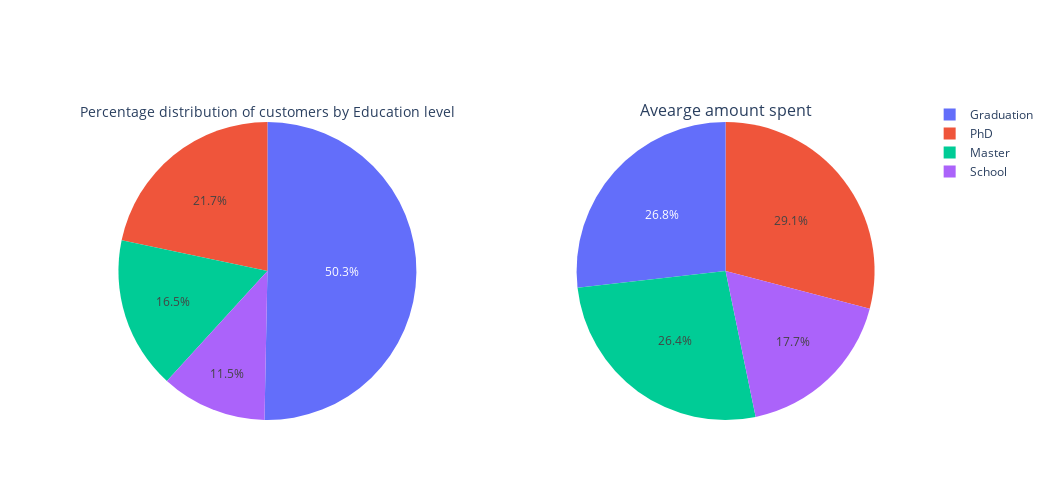

Write notebook code for a chart like this one.
### Code cell
# Create subplots
fig = make_subplots(rows=1, cols=2, specs=[[{'type': 'domain'}, {'type': 'domain'}]])

# Pie chart for total number of customers
fig.add_trace(go.Pie(labels=amount_spent_of_education.index, values=amount_spent_of_education['size'], name="Total Customers",
                     title = 'Percentage distribution of customers by Education level', titlefont=dict(size=16)), row=1, col=1)

# Pie chart for average amount spent of customers
fig.add_trace(go.Pie(labels=amount_spent_of_education.index, values=amount_spent_of_education['mean'], name="Average Spend",
                     title = 'Avearge amount spent', titlefont=dict(size=16)), row=1, col=2)

fig.update_layout(width = 1050, height = 500)
fig.show()

### Figure 1 — Plotly figure (JSON) as saved in the notebook; plotly's stock layout.template omitted (floating-point values rounded to 4 significant figures)
{"data": [{"domain": {"x": [0, 0.45], "y": [0, 1]}, "labels": ["Graduation", "Master", "PhD", "School"], "name": "Total Customers", "title": {"font": {"size": 16}, "text": "Percentage distribution of customers by Education level"}, "type": "pie", "values": [1127, 370, 486, 257]}, {"domain": {"x": [0.55, 1], "y": [0, 1]}, "labels": ["Graduation", "Master", "PhD", "School"], "name": "Average Spend", "title": {"font": {"size": 16}, "text": "Avearge amount spent"}, "type": "pie", "values": [619.9, 611.8, 672.4, 409.4]}], "layout": {"height": 500, "width": 1050}}
